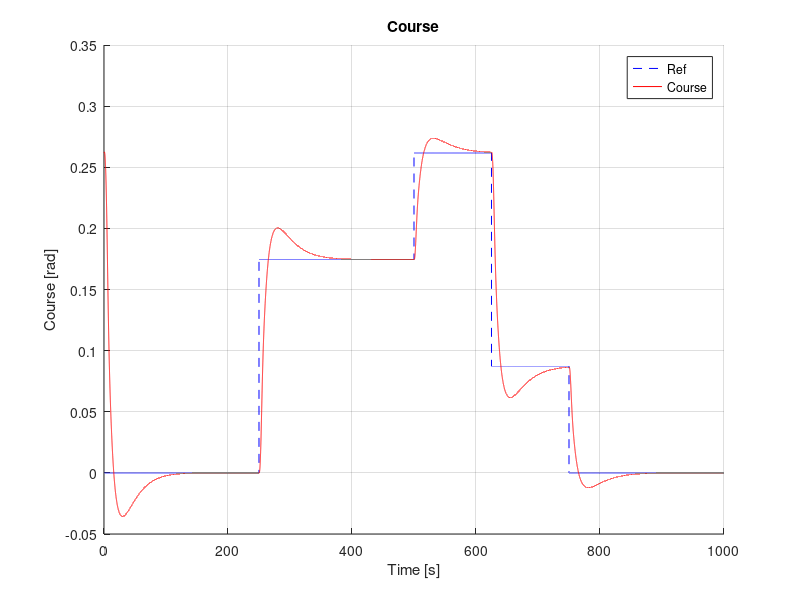
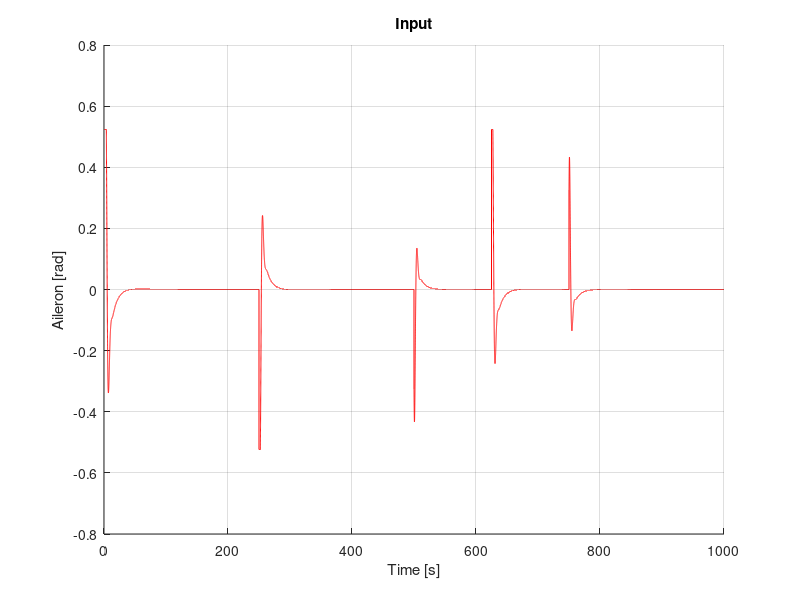

Write the MATLAB code that produced these figures, in order.
%% Clean-up
clear; clear all;

%% Nifty bits
deg2rad = pi/180;

%% Parameters
V_a = 580/3.6;
aileron_sat = 30*deg2rad; %[deg]
g = 9.81;

%Inner loop transfer function parameters 
a_2 = -0.65;
a_1 = 2.87;

u_max = 30; %[deg]
e_max = 15; %[deg]

omega_phi = sqrt(abs(a_2)*(u_max/e_max));
seta_phi = 0.707;

k_p_phi = -(u_max/e_max);
k_d_phi = (2*seta_phi*omega_phi - a_1)/a_2;
k_i_phi = -0.1; % root-locus-curves

omega_chi = omega_phi/20; %Design Parameter
seta_chi = 1; %Design Parameter

k_p_chi = 2*seta_chi*omega_chi*V_a/g;
k_i_chi = (omega_chi^2)*V_a/g;


%% State space
A = [-0.322 0.052 0.028 -1.12 0.002;
    0 0 1 -0.001 0;
    -10.6 0 -2.87 0.46 -0.65;
    6.87 0 -0.04 -0.32 -0.02;
    0 0 0 0 -7.5];

B = [0; 0; 0; 0; 7.5];

C = [1 0 0 0 0;
    0 1 0 0 0;
    0 0 1 0 0;
    0 0 0 1 0];

W = [0.052; 0; 0; 0; 0]; 

D = 0;



%% Simulation parameters
sim_time    = 1000;
h           = 0.01;
N           = sim_time/h;
time_vec    = (0:h:sim_time-h);

%% State vectors
chi_0       = 15*deg2rad;
p_0         = 0;
phi_0       = 0;
beta_0      = 0;
r_0         = 0;
delta_0     = 0;

chi         = zeros(1, N); chi(1) = chi_0;
p           = zeros(1, N); p(1) = p_0;
phi         = zeros(1, N); phi(1) = phi_0;
beta        = zeros(1,N); beta(1) = beta_0;
r           = zeros(1,N); r(1) = r_0;
delta       = zeros(1,N); delta(1) = delta_0;
e_chi_int   = zeros(1,N);
e_phi_int   = zeros(1,N);

x = zeros(5,N);
x(:,1) = [beta_0; phi_0; p_0; r_0; delta_0];

delta_a     = zeros(1, N);
chi_ref     = zeros(1, N);
chi_ref(N/4:N/2) = 10*deg2rad;
chi_ref(N/2:5*N/8) = 15*deg2rad;
chi_ref(5*N/8:6*N/8) = 5*deg2rad;
d           = 1.5*deg2rad;

%% Simulation loop
for i = 1:N
    t = (i-1)*h;
    e_chi = chi_ref(i) - chi(i);
    phi_c = k_i_chi*e_chi_int(i) + k_p_chi*e_chi;
    e_phi = phi_c - x(2,i);
    
    delta_a(i) = k_i_phi*e_phi_int(i) + k_p_phi*e_phi - k_d_phi*x(3,i);
    if delta_a(i) >= aileron_sat
            delta_a(i) = aileron_sat;
    elseif delta_a(i) <= -aileron_sat
            delta_a(i) = -aileron_sat;
    end
    
    if i < N
        
        x(:,i+1) = (eye(5) + A*h)*x(:,i) + B*h*delta_a(i) + W*h*d;
        chi(i+1) = chi(i) + h*(g/V_a)*tan(x(2,i) + d)*cos(x(1,i));

        e_chi_int(i+1) = e_chi_int(i) + e_chi*h;
        e_phi_int(i+1) = e_phi_int(i) + e_phi*h;
    end
end

%% Plot
figure (1);
hold on;
plot(time_vec, chi_ref, 'b--');
plot(time_vec, chi, 'r');

hold off;
grid on;
title('Course');
xlabel('Time [s]'); 
ylabel('Course [rad]');
legend('Ref', 'Course');

figure(2)
hold on;
plot(time_vec, delta_a, 'r');
hold off;
grid on;
title('Input');
xlabel('Time [s]'); 
ylabel('Aileron [rad]');